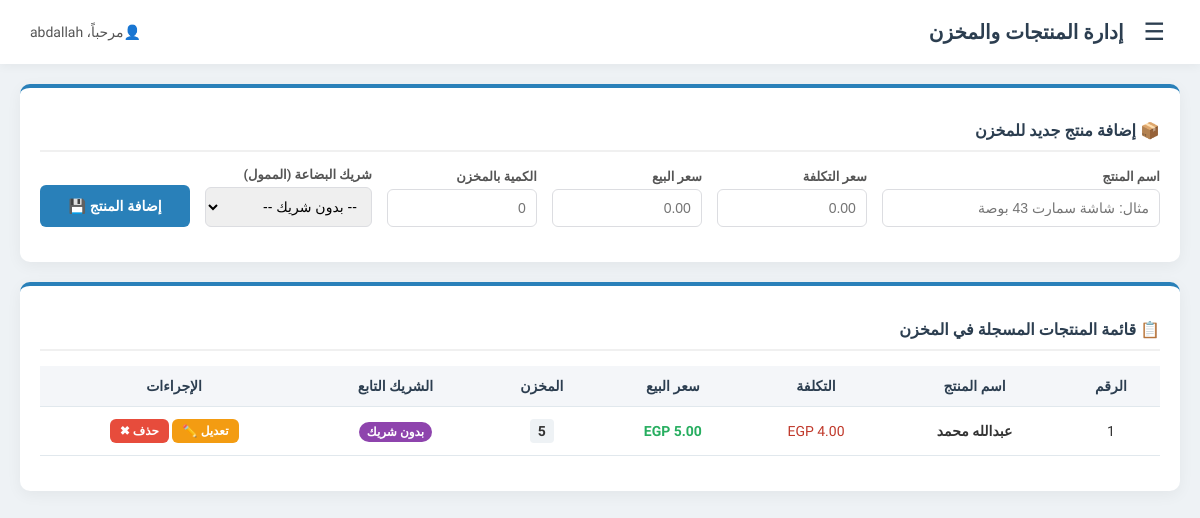
Page /products (signed in) on the earlier database version.
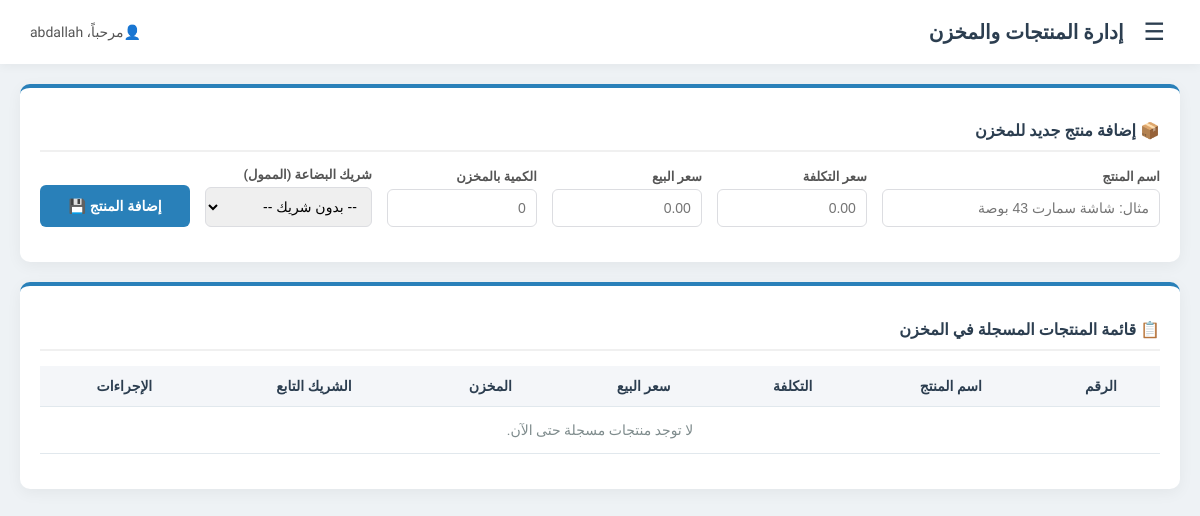
Same page on the later database version.
### tables this page shows
CREATE TABLE products (
                        id INTEGER PRIMARY KEY AUTOINCREMENT, 
                        name TEXT NOT NULL, 
                        cost_price REAL NOT NULL, 
                        sell_price REAL NOT NULL, 
                        stock_qty INTEGER NOT NULL
                    , partner_name TEXT DEFAULT 'بدون شريك', created_by TEXT, entity_id INTEGER DEFAULT 1);

### routes/products.py (the view, shortened to what this page needs)
@products_bp.route('/products', methods=['GET', 'POST'])
def products_page():
    if not has_perm('prod', 'v'):
        flash('غير مصرح لك بعرض المنتجات!', 'error')
        return redirect(url_for('auth.dashboard'))
    conn = get_db_conn()
    conn.row_factory = sqlite3.Row
    cursor = conn.cursor()
    entity = get_entity()
    real_entity = entity if entity != 'all' else 1
    current_user = session.get('username')
    can_view_all_products = (session.get('view_scope') == 'all' or session.get('role') in ['owner', 'admin'])
    can_view_cost = (session.get('view_cost') == 'all' or session.get('role') in ['owner', 'admin'])
    if entity == 'all':
        cursor.execute("SELECT id, name, cost_price, sell_price, stock_qty, partner_name, created_by FROM products ORDER BY id DESC")
        raw_products = cursor.fetchall()
        cursor.execute("SELECT * FROM partners")
        partners_list = cursor.fetchall()
    else:
        if can_view_all_products:
            cursor.execute("SELECT id, name, cost_price, sell_price, stock_qty, partner_name, created_by FROM products WHERE entity_id=? ORDER BY id DESC", (entity,))
        else:
            cursor.execute("SELECT id, name, cost_price, sell_price, stock_qty, partner_name, created_by FROM products WHERE entity_id=? AND created_by=? ORDER BY id DESC", (entity, current_user))
        raw_products = cursor.fetchall()
        cursor.execute("SELECT * FROM partners WHERE entity_id=?", (entity,))
        partners_list = cursor.fetchall()
    all_products = []
    for p in raw_products:
        p_dict = dict(p)
        if not can_view_cost:
            p_dict['cost_price'] = 0.0
        all_products.append(p_dict)
    conn.close()
    return render_template('products.html', products=all_products, partners=partners_list)

### auth.py (called while the page is built)
def get_entity():
    if session.get('role') == 'owner':
        return 'all'
    if session.get('role') == 'admin':
        return session.get('user_id')
    return session.get('parent_id')

def has_perm(module, action='v'):
    if 'username' not in session:
        return False
    if session.get('role') == 'owner':
        return True
    conn = get_db_conn()
    cursor = conn.cursor()
    try:
        cursor.execute(f"SELECT p_{module}_{action} FROM users WHERE id=?", (session['user_id'],))
        res = cursor.fetchone()
        conn.close()
        return bool(res and res[0] == 1)
    except:
        conn.close()
        return False

### database.py (called while the page is built)
def get_db_conn():
    conn = sqlite3.connect('store_db.sqlite', timeout=20)
    conn.execute('PRAGMA journal_mode=WAL;')
    return conn

### templates/products.html (shortened to what the changed rows need)
<!DOCTYPE html>
<html dir="rtl" lang="ar">
<head>
</head>
<body>
    <header class="top-navbar">
        <div class="nav-right">
            <h1>إدارة المنتجات والمخزن</h1>
        </div>
    </header>
    <div class="main-container">
        {% if session.get('p_prod_a') %}
        <div class="card">
            <h2 class="section-title">📦 إضافة منتج جديد للمخزن</h2>
        </div>
        {% endif %}
        <div class="card">
            <h2 class="section-title">📋 قائمة المنتجات المسجلة في المخزن</h2>
            <div style="overflow-x: auto;">
                <table class="screen-table">
                    <thead>
                        <tr>
                            <th>الرقم</th>
                            <th>اسم المنتج</th>
                            {% if session.get('view_cost') == 'all' %}
                            <th>التكلفة</th>
                            {% endif %}
                            <th>سعر البيع</th>
                            <th>المخزن</th>
                            <th>الشريك التابع</th>
                            {% if session.get('p_prod_e') or session.get('p_prod_d') %}
                            <th>الإجراءات</th>
                            {% endif %}
                        </tr>
                    </thead>
<tbody>
        {% for prod in products %}
            <tr>
                <td>{{ prod.id }}</td>
                <td style="font-weight: bold;">{{ prod.name }}</td>
                {% if session.get('view_cost') == 'all' %}
                <td style="color: #c0392b;">{{ "%.2f"|format(prod.cost_price) }} EGP</td>
                {% endif %}
                <td style="color: #27ae60; font-weight: bold;">{{ "%.2f"|format(prod.sell_price) }} EGP</td>
                <td><span style="background-color: #eef2f5; padding: 4px 8px; border-radius: 4px; font-weight: bold;">{{ prod.stock_qty }}</span></td>
                <td><span class="partner-badge">{{ prod.partner_name if prod.partner_name else 'بدون شريك' }}</span></td>
                {% if session.get('p_prod_e') or session.get('p_prod_d') %}
                <td>
                    {% if session.get('p_prod_e') %}
                    <button class="btn btn-edit edit-btn"
                            data-id="{{ prod.id }}"
                            data-name="{{ prod.name }}"
                            data-cost="{% if session.get('view_cost') == 'all' %}{{ prod.cost_price }}{% else %}0{% endif %}"
                            data-sell="{{ prod.sell_price }}"
                            data-stock="{{ prod.stock_qty }}"
                            data-partner="{{ prod.partner_name if prod.partner_name else 'بدون شريك' }}"
                            onclick="openEditModalFromButton(this)">تعديل ✏️</button>
                    {% endif %}
                    {% if session.get('p_prod_d') %}
                    <a href="/delete_product/{{ prod.id }}" class="btn btn-remove" onclick="return confirm('هل أنت متأكد من حذف هذا المنتج؟')">حذف ✖</a>
                    {% endif %}
                </td>
                {% endif %}
            </tr>
        {% else %}
            <tr>
                <td colspan="7" style="color: #7f8c8d; padding: 15px;">لا توجد منتجات مسجلة حتى الآن.</td>
            </tr>
        {% endfor %}
    </tbody>
                </table>
            </div>
        </div>
    </div>
</body>
</html>

Differences in the rows shown:
removed products: id "1", name "عبدالله محمد", cost_price "4.00", stock_qty "5", partner_name "بدون شريك"
Other differences:
text now shown: "لا توجد منتجات مسجلة حتى الآن."
